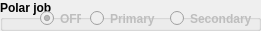
  <widget class="QGroupBox" name="groupBox_5">
   <property name="geometry">
    <rect>
     <x>20</x>
     <y>392</y>
     <width>261</width>
     <height>31</height>
    </rect>
   </property>
   <property name="font">
    <font>
     <weight>75</weight>
     <bold>true</bold>
    </font>
   </property>
   <property name="title">
    <string>Polar job</string>
   </property>
   <widget class="QRadioButton" name="polar_off_job_radio">
    <property name="enabled">
     <bool>false</bool>
    </property>
    <property name="geometry">
     <rect>
      <x>40</x>
      <y>10</y>
      <width>41</width>
      <height>17</height>
     </rect>
    </property>
    <property name="text">
     <string>OFF</string>
    </property>
    <property name="checked">
     <bool>true</bool>
    </property>
    <property name="autoExclusive">
     <bool>true</bool>
    </property>
   </widget>
   <widget class="QRadioButton" name="polar_prim_job_radio">
    <property name="enabled">
     <bool>false</bool>
    </property>
    <property name="geometry">
     <rect>
      <x>90</x>
      <y>10</y>
      <width>71</width>
      <height>17</height>
     </rect>
    </property>
    <property name="text">
     <string>Primary</string>
    </property>
   </widget>
   <widget class="QRadioButton" name="polar_sec_job_radio">
    <property name="enabled">
     <bool>false</bool>
    </property>
    <property name="geometry">
     <rect>
      <x>170</x>
      <y>10</y>
      <width>91</width>
      <height>17</height>
     </rect>
    </property>
    <property name="text">
     <string>Secondary</string>
    </property>
   </widget>
  </widget>
